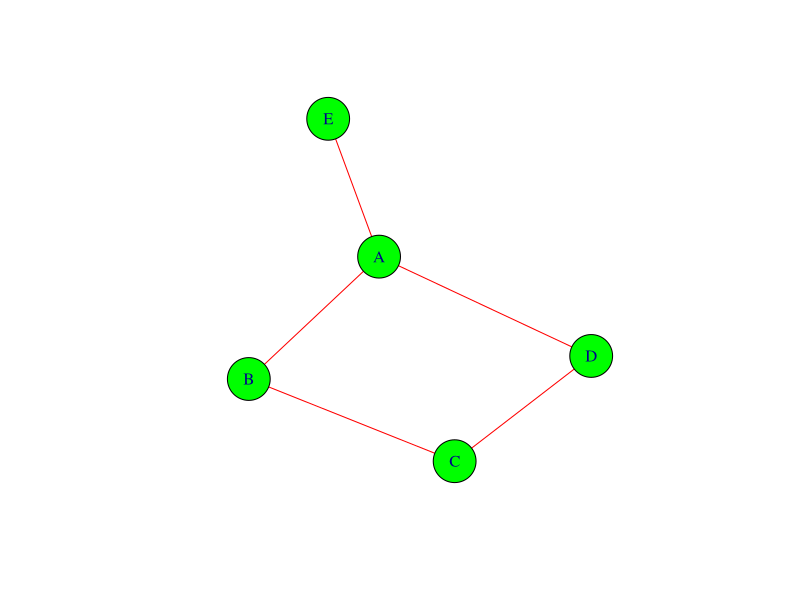
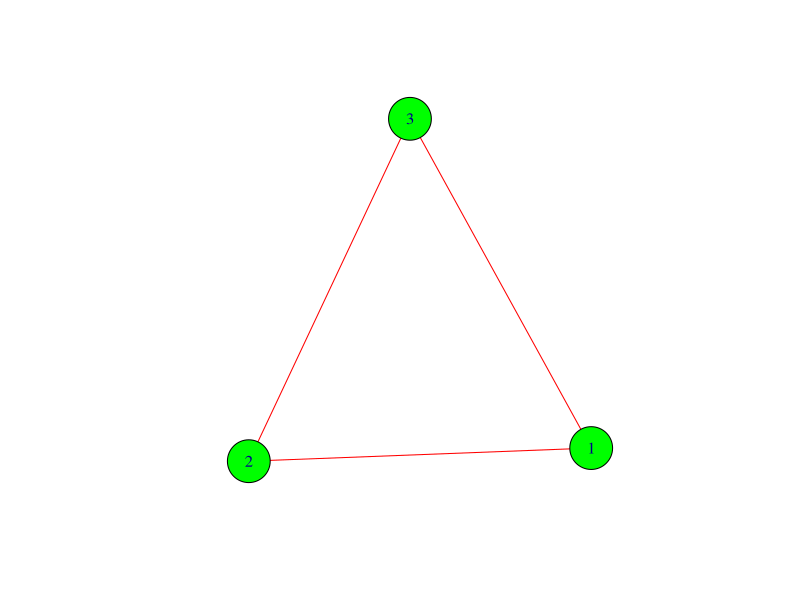

Source code (R) for these figures, in order: (Note: this script raises an error after producing the figures.)
library(igraph)
#create a graph and plot 
g<-graph(c(1,2,2,3,3,4,4,1),directed=F,n=7)

#can also create using names
g<-graph(c("A","B","B","C","C","D","D","A","A","E"),directed=F)
plot(g,vertex.color="green",vertex.size=25,edge.color='red')

#display as a matrix
g[]

#create a graph and plot 
ng<-graph(c(1,2,2,3,3,1),directed=F)
plot(ng,vertex.color="green",vertex.size=25,edge.color='red')


#Network Measure - displaying the degree of the graph
degree(g, mode='all')
degree(g,mode='in')
degree(g,mode='out')

closeness(g,mode='all',weights=NA)
betweenness(g,directed=F,weights=NA)
betweenness()
edge.betweenness(g,directed=T,weights=NA)

#cliques
cliques(g,min=NULL,max=NULL)
clique.number(g)
clique_num(g)

#transitivity
transitivity(ng)

#components

components(ng, mode = c("weak", "strong"))
#alternate command to find the maximal connected component
clusters(ng, mode=c("weak", "strong"))
plot(ng)

#neighborhood
neighborhood.size(ng)

cohesive.blocks(ng)
